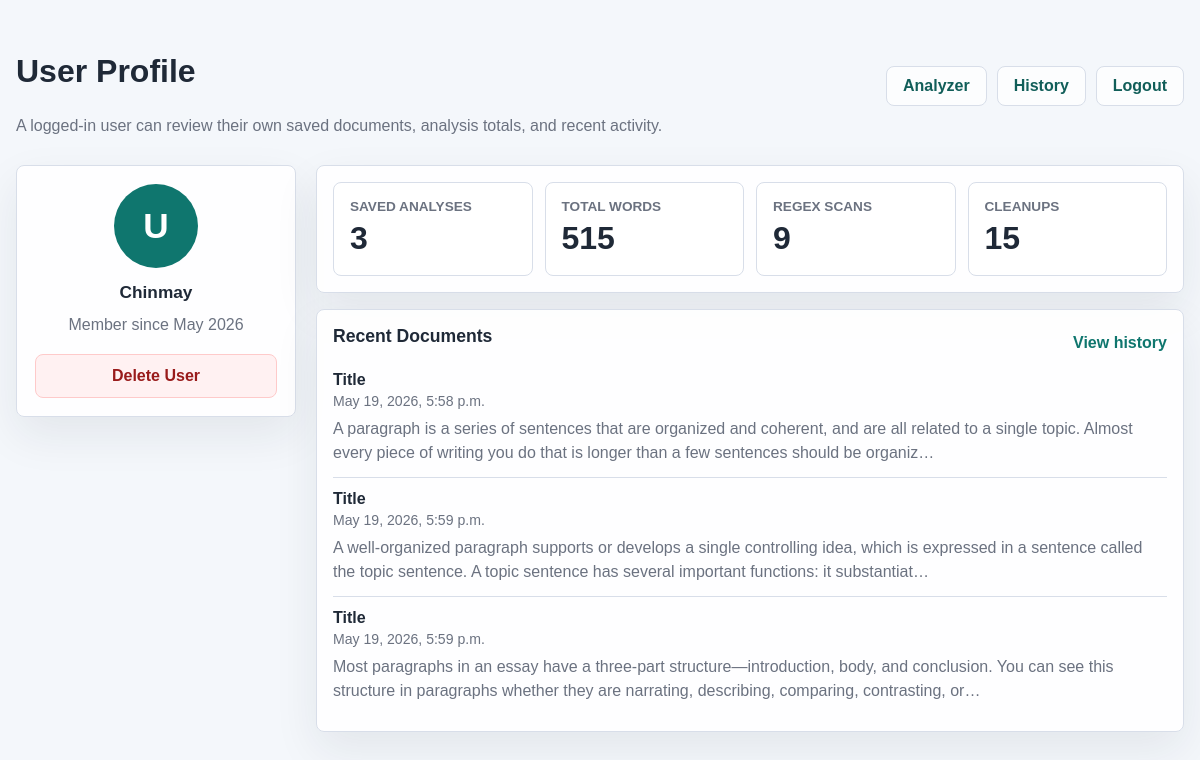
The app's page /Text_Analyzer/profile/ (signed in), older data.
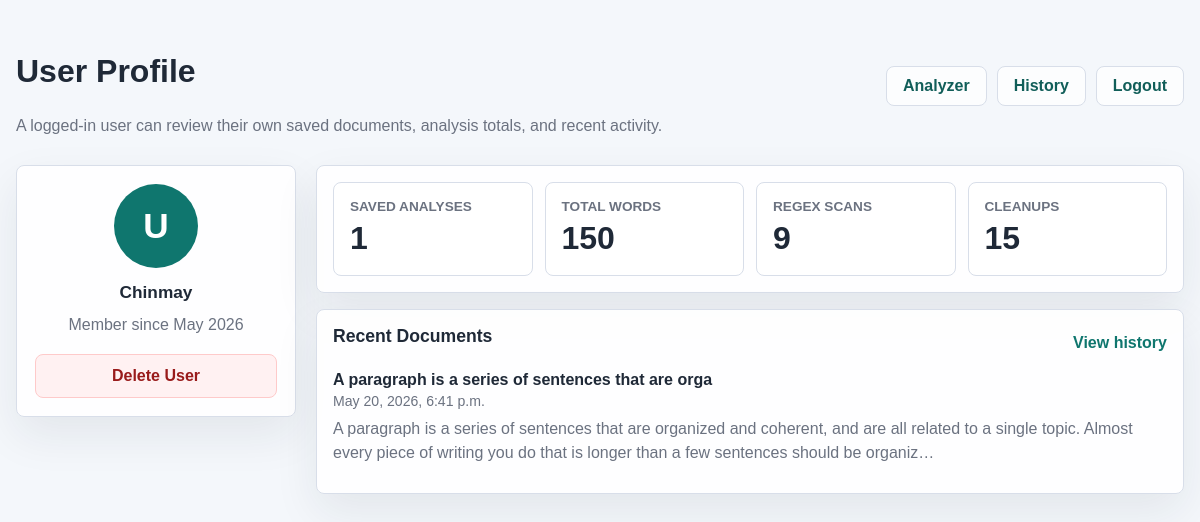
The same page, newer data.
### Text_Analyzer/models.py (models this page shows)
class AnalyzeSave(models.Model):
    Person = models.ForeignKey(User, on_delete=models.CASCADE)
    Title = models.TextField(max_length=100)
    orginal_text = models.TextField()
    updated_text = models.TextField()
    words_count  = models.IntegerField()
    sentence_count =  models.IntegerField()
    character_count =  models.IntegerField()
    paragraph_count =  models.IntegerField()
    readablity_score = models.IntegerField()
    reading_time = models.FloatField()
    Saving_date_time = models.DateTimeField(auto_now_add=True)

### Text_Analyzer/views.py (the view)
# urls.py: path("profile/", views.Profile, name='profile'),
def Profile(request):
    data = AnalyzeSave.objects.filter(Person = request.user)
    print()
    context = {
        'current_user': request.user,
        "User_history" : data,
        "Total_words" : data.aggregate(Sum('words_count'))['words_count__sum'],
        "Saved_Analyzes" : data.count(),
    }
    return render(request, 'Text_Analyzer/profile.html', context)

### Text_Analyzer/templates/Text_Analyzer/profile.html
{% extends "Text_Analyzer/base.html" %}
{% block content %}
<body class="profile-page">
    <main class="page">
        <header>
            <div>
                <h1>User Profile</h1>
                <p class="intro">A logged-in user can review their own saved documents, analysis totals, and recent activity.</p>
            </div>
            <nav>
                <a href="{% url 'TAnalyzer:home' %}">Analyzer</a>
                <a href="{% url 'TAnalyzer:history' %}">History</a>
                <a href="{% url 'TAnalyzer:logout' %}">Logout</a>
            </nav>
        </header>
        <section class="profile-layout">
            <aside class="panel profile-card">
                <div class="avatar" aria-hidden="true">U</div>
                <h2>{{ current_user.username }}</h2>
                <p>Member since May 2026</p>
                <div class="profile-actions">
                    <a class="button-link danger-link" href="{% url 'TAnalyzer:delete' %}">Delete User</a>
                </div>
            </aside>
            <section class="profile-main">
                <div class="panel stats profile-stats">
                    <div class="stat">
                        <span>Saved Analyses</span>
                        <strong>{{ Saved_Analyzes }}</strong>
                    </div>
                    <div class="stat">
                        <span>Total Words</span>
                        <strong>{{ Total_words }}</strong>
                    </div>
                    <div class="stat">
                        <span>Regex Scans</span>
                        <strong>9</strong>
                    </div>
                    <div class="stat">
                        <span>Cleanups</span>
                        <strong>15</strong>
                    </div>
                </div>
                <div class="panel section">
                    <div class="section-head">
                        <h2>Recent Documents</h2>
                        <a href="{% url 'TAnalyzer:history' %}">View history</a>
                    </div>
                    {% if User_history %}
                        {% for hist in User_history %}
                        <article class="history-item">
                            <strong>{{ hist.Title }}</strong>
                            <span>{{ hist.Saving_date_time }}</span>
                            <p>{{ hist.orginal_text|truncatechars:200 }}</p>
                        </article>
                        {% endfor %}
                    {% else %}
                        <h3> No records aviable</h3>
                    {% endif %}
                </div>
            </section>
        </section>
    </main>
</body>
{% endblock %}

Row changes from the older to the newer data that the page shows:
removed AnalyzeSave: Title "Title", Saving_date_time "May 19, 2026, 5:58 p.m.", orginal_text "A paragraph is a series of sentences that are organized and coherent, and are all related to a single topic. Almost every piece of writing you do that is longer than a few sentences should be organiz…"
removed AnalyzeSave: Title "Title", Saving_date_time "May 19, 2026, 5:59 p.m.", orginal_text "A well-organized paragraph supports or develops a single controlling idea, which is expressed in a sentence called the topic sentence. A topic sentence has several important functions: it substantiat…"
removed AnalyzeSave: Title "Title", Saving_date_time "May 19, 2026, 5:59 p.m.", orginal_text "Most paragraphs in an essay have a three-part structure—introduction, body, and conclusion. You can see this structure in paragraphs whether they are narrating, describing, comparing, contrasting, or…"
added AnalyzeSave: Title "A paragraph is a series of sentences that are orga", Saving_date_time "May 20, 2026, 6:41 p.m.", orginal_text "A paragraph is a series of sentences that are organized and coherent, and are all related to a single topic. Almost every piece of writing you do that is longer than a few sentences should be organiz…"
Text that changed along with them:
{{ Saved_Analyzes }}: "3" → "1"
{{ Total_words }}: "515" → "150"
